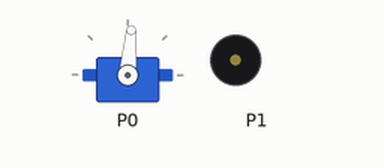
Simulated run of this program. Board: BBC micro:bit running MicroPython. Parts: servo, buzzer (waves = sounding). Servo angles are drawn from the pulse width (0.5 ms = 0°, 2.5 ms = 180°).

Above: at 0.05 s.
At 2.05 s:
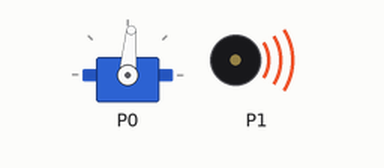
At 2.7 s:
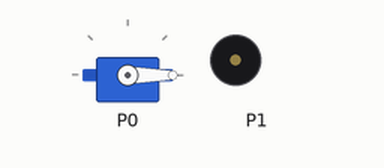
At 5.4 s:
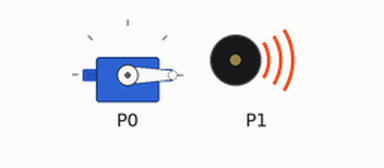
Timing chart, 0 to 7.0 s (numbered marks = the images above):
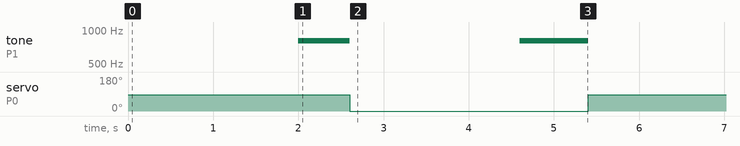

The program:

KitronikACCESSbit.py
```python
# (licence header left out)
from microbit import *
import music

def moveServo(Position):
    # PWM works between 0-1023 which equivalent to 0msecs - 20msecs
    # servo pulse is between 0.5msecs - 2.5msecs
    # this translate back to between 25-125
    # 125-25=100  servo moves 180 degrees 100/180=0.555
    # due to the pulse starting at 25 this an ofset that needs to be added on.
    # taking example of 90degrees (0.555*90)+25=74.95
    # which is the mid-point between 25-125 or 0-180
    Degree = 0 # down

    if Position == "up":
        Degree = 90

    pulsePeriod = int(0.555 * Degree) + 25

    pin0.set_analog_period(20)
    pin0.write_analog(pulsePeriod)

    sleep(2000)
    # digital write to zero for micro:bit timer does not distrupt servo when beeps are played
    pin0.write_digital(0)

def soundBuzzer(lengthOfBeep, numberOfTimes):
    lengthInmSecs = 300 # short

    if lengthOfBeep == "long":
        lengthInmSecs = 800

    for numberOfTimes in range(0, numberOfTimes, 1):
        music.pitch(800, duration=lengthInmSecs, pin=pin1, wait=True)

while True:
    moveServo("up")
    soundBuzzer("short", 2)
    moveServo("down")
    soundBuzzer("long", 1)
```

Measured:
- by itself, tone on P1: repeats every 5.4 s: silent 2.0 s, 800 Hz 0.80 s, silent 2.0 s, 800 Hz 0.60 s
- by itself, servo on P0: alternates 85° for 2.6 s and 0° for 2.8 s
